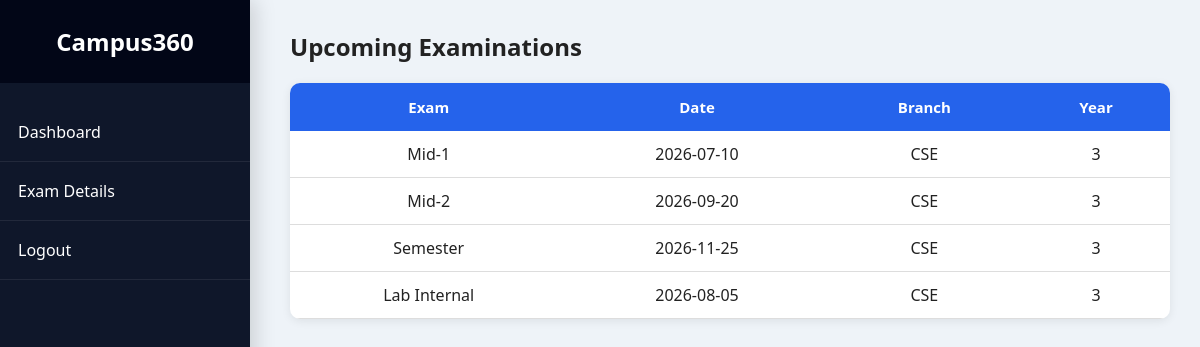
/exam_details (signed in), run on the app's committed database.
### tables this page shows
CREATE TABLE exams(

id INTEGER PRIMARY KEY AUTOINCREMENT,

exam_name TEXT,

exam_date TEXT,

branch TEXT,

year TEXT

);

### app.py (the view)
@app.route("/exam_details")
def exam_details():
    if "student" not in session:
        return redirect("/")
    conn = get_connection()
    cursor = conn.cursor()
    cursor.execute(
        """
        SELECT *
        FROM exams
        WHERE branch=? AND year=?
        """,
        (
            "CSE",
            "3"
        )
    )
    exams = cursor.fetchall()
    conn.close()
    return render_template(
        "exam_details.html",
        exams=exams
    )

### app.py (called while the page is built)
def get_connection():
    conn = sqlite3.connect("portal.db")
    conn.row_factory = sqlite3.Row
    return conn

@app.context_processor
def inject_user():
    return dict(
        student=session.get("student"),
        faculty=session.get("faculty"),
        admin=session.get("admin")
    )

@app.before_request
def before_request():
    pass

@app.after_request
def after_request(response):
    response.headers["Cache-Control"] = "no-store"
    return response

### templates/exam_details.html (shortened to what this page needs)
<!DOCTYPE html>
<html>
<head>
<link rel="stylesheet" href="{{ url_for('static', filename='style.css') }}">
</head>
<body>
<div class="sidebar">
<h2>Campus360</h2>
<ul>
<li><a href="/student_dashboard">Dashboard</a></li>
<li><a href="/exam_details">Exam Details</a></li>
<li><a href="/logout">Logout</a></li>
</ul>
</div>
<div class="main">
<h2>Upcoming Examinations</h2>
<table>
<tr>
<th>Exam</th>
<th>Date</th>
<th>Branch</th>
<th>Year</th>
</tr>
{% for exam in exams %}
<tr>
<td>{{ exam['exam_name'] }}</td>
<td>{{ exam['exam_date'] }}</td>
<td>{{ exam['branch'] }}</td>
<td>{{ exam['year'] }}</td>
</tr>
{% endfor %}
</table>
</div>
</body>
</html>

### static/style.css (style rules this page uses)
* { margin:0; padding:0; box-sizing:border-box; font-family:'Segoe UI',Tahoma,Geneva,Verdana,sans-serif; }
body { background:#eef3f8; color:#222; }
.sidebar { position:fixed; left:0; top:0; width:250px; height:100%; background:#0f172a; color:white; overflow:auto; }
.sidebar h2 { padding:25px; text-align:center; background:#020617; font-size:24px; }
.sidebar ul { list-style:none; }
.sidebar ul li { border-bottom:1px solid rgba(255,255,255,.08); }
.sidebar ul li a { display:block; color:white; text-decoration:none; padding:18px; transition:.3s; }
.main { margin-left:260px; padding:30px; }
table { width:100%; border-collapse:collapse; background:white; border-radius:15px; overflow:hidden; box-shadow:0 8px 20px rgba(0,0,0,.08); margin-top:20px; }
table th { background:#0b6efd; color:white; padding:16px; text-align:left; font-size:15px; }
table td { padding:15px; border-bottom:1px solid #ececec; }
.main { animation:fade .6s ease; }
.card, .profile-card, .form-box, table, .notification { transition:.35s; }
h2 { margin-bottom:20px; }
* { transition:.25s; }
.sidebar { box-shadow:5px 0 20px rgba(0,0,0,.15); }
.sidebar ul li { position:relative; }
table { animation:fade .6s ease; }
table tr { transition:.25s; }
a { text-decoration:none; }
table { width:100%; border-collapse:collapse; margin-top:20px; background:white; border-radius:10px; overflow:hidden; box-shadow:0 2px 10px rgba(0,0,0,.08); }
table th { background:#0d6efd; color:white; padding:12px; text-align:center; }
table td { padding:10px; text-align:center; border-bottom:1px solid #ddd; }
table { width:100%; border-collapse:collapse; }
table th { background:#2563eb; color:#fff; text-align:center; padding:14px; }
table td { text-align:center; padding:12px; vertical-align:middle; }
table { border-collapse:collapse;width:100% }
table th,table td { text-align:center;vertical-align:middle }

### data on the page
exams: exam_name "Mid-1", exam_date "2026-07-10", branch "CSE", year "3"
exams: exam_name "Mid-2", exam_date "2026-09-20", branch "CSE", year "3"
exams: exam_name "Semester", exam_date "2026-11-25", branch "CSE", year "3"
exams: exam_name "Lab Internal", exam_date "2026-08-05", branch "CSE", year "3"
